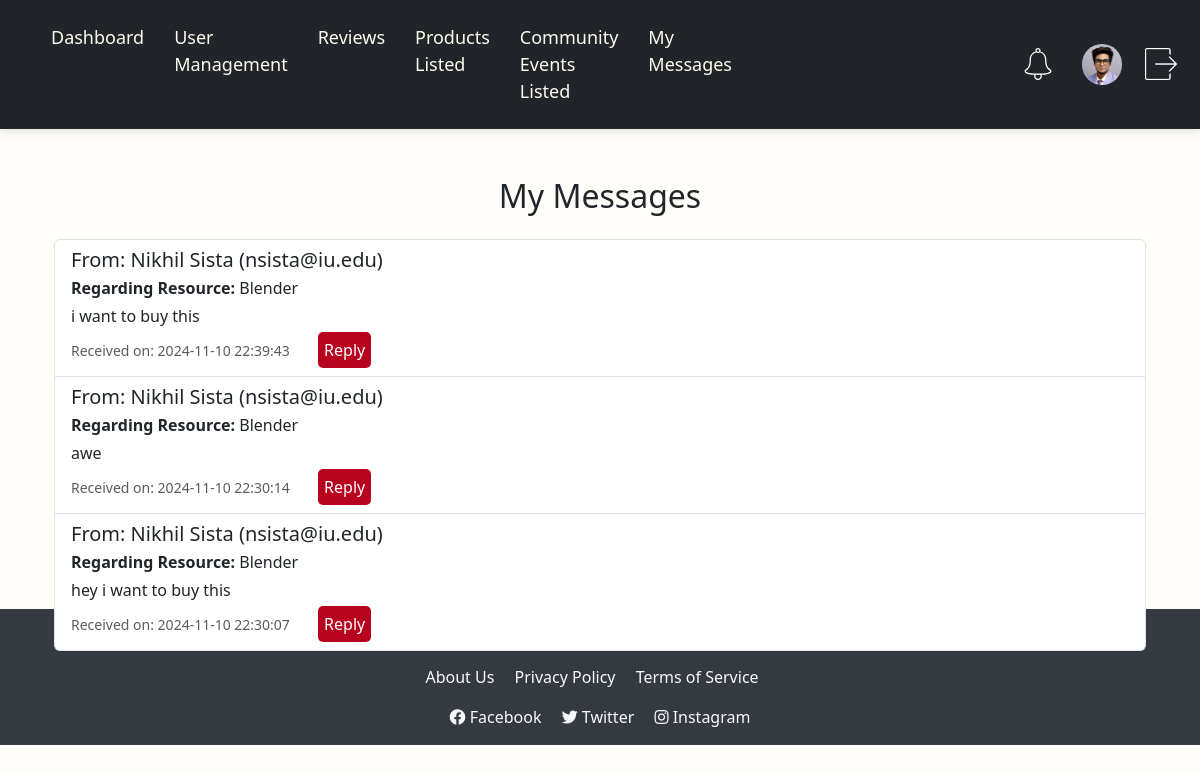
Screenshot of /my_messages (signed in) with the database file from the repository.
### tables this page shows
CREATE TABLE Messages (
    message_id INTEGER PRIMARY KEY AUTOINCREMENT,
    sender_id INTEGER NOT NULL,
    recipient_id INTEGER NOT NULL,
    resource_id INTEGER,
    content TEXT NOT NULL,
    timestamp TEXT DEFAULT CURRENT_TIMESTAMP,
    FOREIGN KEY (sender_id) REFERENCES Users(user_id),
    FOREIGN KEY (recipient_id) REFERENCES Users(user_id)
);

CREATE TABLE Users (
        user_id INTEGER PRIMARY KEY AUTOINCREMENT,
        name TEXT NOT NULL,
        email TEXT NOT NULL UNIQUE,
        password TEXT NOT NULL,
        profile_image TEXT,
        location TEXT,
        role TEXT DEFAULT 'User',  -- Role column to distinguish between Admin and User
        date_created TEXT DEFAULT CURRENT_TIMESTAMP
    , last_login TEXT);

CREATE TABLE Resources (
        resource_id INTEGER PRIMARY KEY AUTOINCREMENT,
        user_id INTEGER,
        title TEXT NOT NULL,
        description TEXT,
        images TEXT,
        category TEXT,
        availability TEXT,
        date_posted TEXT NOT NULL, reserved_by INTEGER DEFAULT NULL,
        FOREIGN KEY (user_id) REFERENCES Users(user_id)
    );

### app.py (the view)
@app.route('/my_messages')
@login_required
def my_messages():
    conn = sqlite3.connect('community.db')
    conn.row_factory = sqlite3.Row  # Enables dictionary-like access
    user_id = session['user_id']  # ID of the currently logged-in user
    messages_query = '''
    SELECT m.message_id,
           m.content,
           m.timestamp,
           u.name AS sender_name,
           u.email AS sender_email,
           r.title AS resource_title
    FROM Messages m
    JOIN Users u ON m.sender_id = u.user_id  -- Join to get sender's name and email
    LEFT JOIN Resources r ON m.resource_id = r.resource_id  -- Join to get resource title (if applicable)
    WHERE m.recipient_id = ?
    ORDER BY m.timestamp DESC;
    '''
    messages = conn.execute(messages_query, (user_id,)).fetchall()
    conn.close()
    return render_template('my_messages.html', messages=messages)

### app.py (called while the page is built)
@app.after_request
def add_header(response):
    response.headers['Cache-Control'] = 'no-store, no-cache, must-revalidate, max-age=0'
    response.headers['Pragma'] = 'no-cache'
    response.headers['Expires'] = '0'
    return response

def login_required(f):
    @wraps(f)
    def decorated_function(*args, **kwargs):
        if 'user_id' not in session:
            flash('Please log in to access this page.', 'danger')
            return redirect(url_for('login'))
        return f(*args, **kwargs)
    return decorated_function

### templates/my_messages.html (shortened to what this page needs)
{% extends "base.html" %}
{% block content %}
<div class="container mt-4" style="height:36vw">
    <h2 class="text-center mb-4">My Messages</h2>
    {% if messages %}
    <div class="list-group">
        {% for message in messages %}
        <div class="list-group-item">
            <h5 class="mb-1">From: {{ message['sender_name'] }} ({{ message['sender_email'] }})</h5>
            {% if message['resource_title'] %}
            <p class="mb-1"><strong>Regarding Resource:</strong> {{ message['resource_title'] }}</p>
            {% endif %}
            <p class="mb-1">{{ message['content'] }}</p>
            <small class="text-muted">Received on: {{ message['timestamp'] }}</small>
            <button class="buttonUs" style="margin-left: 2vw;"data-bs-toggle="modal" data-bs-target="#replyModal{{ message['message_id'] }}">Reply</button>
        </div>
        {% endfor %}
    </div>
    {% else %}
    <p class="text-center">You have no messages.</p>
    {% endif %}
</div>
{% endblock %}

### static/styles.css (style rules this page uses)
body { background-color:#fffefb ; height: 100vh; justify-content: center; align-items: center; margin: 0; }
.buttonUs { font-size: medium; background: #b8001f; color: white; font-weight: 500; border-radius: 5px; padding: 6px 6px; border:none; text-decoration: none; }

### rows the page displays
Messages: sender_name "Nikhil Sista", sender_email "nsista@iu.edu", resource_title "Blender", content "i want to buy this", timestamp "2024-11-10 22:39:43"
Messages: sender_name "Nikhil Sista", sender_email "nsista@iu.edu", resource_title "Blender", content "awe", timestamp "2024-11-10 22:30:14"
Messages: sender_name "Nikhil Sista", sender_email "nsista@iu.edu", resource_title "Blender", content "hey i want to buy this", timestamp "2024-11-10 22:30:07"
